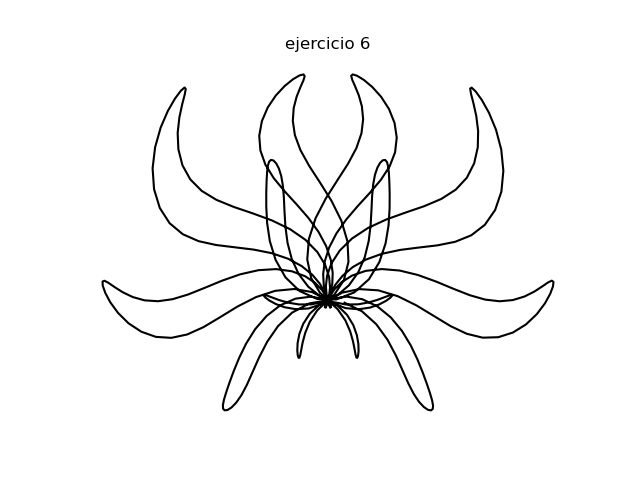

This chart was generated by the following Python code:
import matplotlib.pyplot as plt
import numpy as np

a=np.arange(0,2*np.pi,0.015)
r=-250*np.sin(5*a)*np.cos(4*a)
v=a+np.sin(r/100)
x= 320+r*np.cos(v)
y= -240-r*np.sin(v)

plt.plot(x,y,c='k')
plt.title('ejercicio 6')
plt.xlabel('x')
plt.ylabel('y')
plt.axis('equal')
plt.axis('off')
plt.show()
